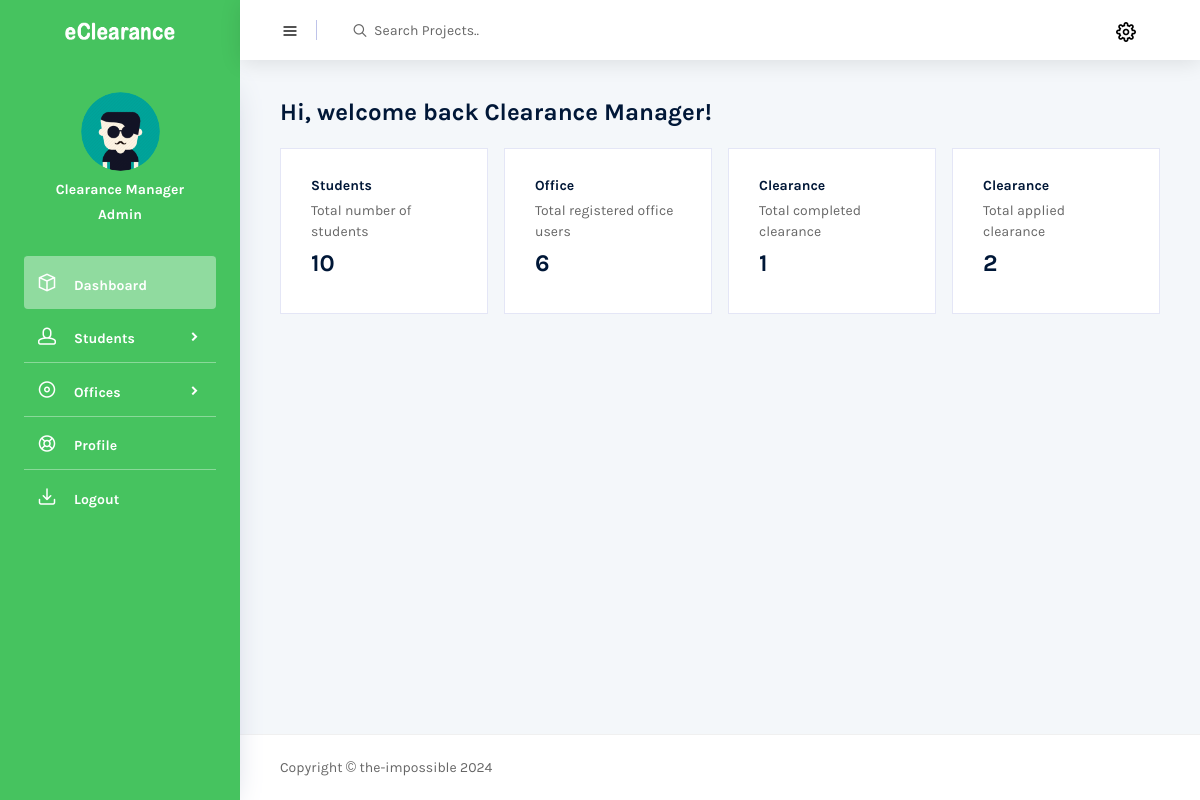
The app's page /dashboard (signed in), older data.
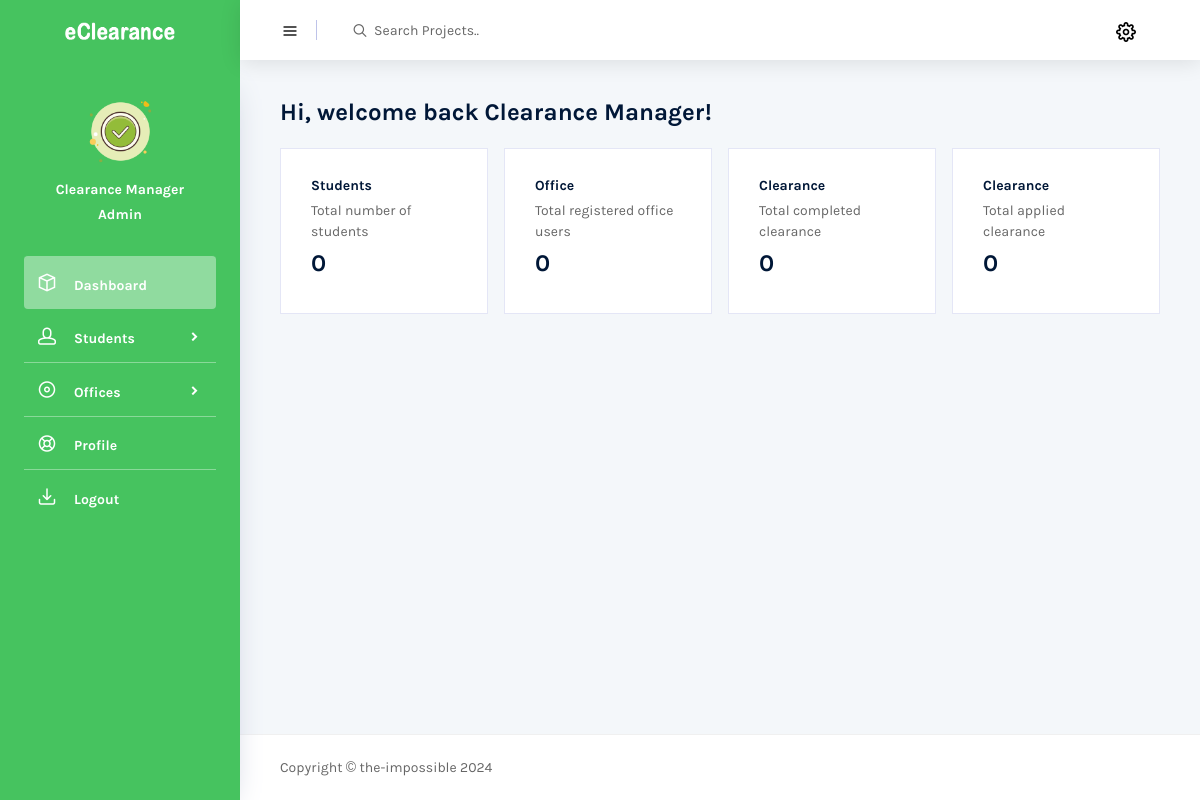
The same page, newer data.
### eClearanceAuth/models.py (models this page shows, shortened)
class User(AbstractBaseUser, PermissionsMixin):
    user_id = models.UUIDField(
        default=uuid.uuid4, primary_key=True, unique=True, editable=False)
    username = models.CharField(max_length=100, db_index=True,
                                unique=True, verbose_name='reg number', blank=True)
    passport = models.ImageField(
        default='img/user.png', upload_to='uploads/passport/', null=True)
    user_type = models.ForeignKey(
        to="UserType", on_delete=models.CASCADE, blank=True, null=True,)
    name = models.CharField(
        max_length=100, db_index=True, blank=True, null=True)
    date_joined = models.DateTimeField(
        verbose_name='date_joined', auto_now_add=True)
    last_login = models.DateTimeField(
        verbose_name='last_login', auto_now=True, null=True)
    is_active = models.BooleanField(default=True)
    is_staff = models.BooleanField(default=False)
    is_superuser = models.BooleanField(default=False)
    USERNAME_FIELD = 'username'
    REQUIRED_FIELDS = ['name',]
    objects = UserManager()
    class Meta:
        db_table = 'Users'
        verbose_name_plural = 'Users'

class UserType(models.Model):
    user_type = models.CharField(max_length=100, unique=True)
    def __str__(self):
        return self.user_type
    class Meta:
        db_table = 'user type'
        verbose_name_plural = 'user type'

### eClearanceAuth/views.py (the view, shortened to what this page needs)
# urls.py: path('dashboard', DashboardView.as_view(), name="dashboard"),
class DashboardView(LoginRequiredMixin, TemplateView):
    template_name = "backend/dashboard.html"
    def get_context_data(self, **kwargs):
        context = super().get_context_data(**kwargs)
        if self.request.user.user_type.user_type == "Admin":
            context["student"] = User.objects.filter(
                user_type=UserType.objects.get(user_type='Student')).count()
            context["office"] = User.objects.filter(
                user_type=UserType.objects.get(user_type='Office')).count()
            context["completed"] = DepartmentalClearance.objects.filter(
                is_cleared=True).count()
            context["applied"] = StudentClearance.objects.all().count()
        return context

### Templates/backend/dashboard.html (shortened to what this page needs)
{% extends 'base.html' %}
{% load static %}
{% block head %}{% include 'partials/auth_head.html' %}{% endblock head %}
{% block body %}
  <div class="container-scroller">
    {% block nav %}{% include 'partials/auth_nav.html' %}{% endblock nav %}
    <div class="container-fluid page-body-wrapper">
      {% include 'partials/auth_sidebar.html' %}
      <div class="main-panel">
        <div class="content-wrapper">
          <div class="row">
            <div class="col-sm-12 mb-4 mb-xl-0">
              <h4 class="font-weight-bold text-dark">Hi, welcome back {{ request.user.name }}!</h4>
            </div>
          </div>
          <div class="row mt-3">
            {% if request.user.user_type.user_type == "Admin" %}
            <div class="col-sm-12 col-md-3">
              <div class="card">
                <div class="card-body">
                  <h4 class="card-title">Students</h4>
                  <p>Total number of students</p>
                  <h4 class="text-dark font-weight-bold">{{student}}</h4>
                </div>
              </div>
            </div>
            <div class="col-sm-12 col-md-3">
              <div class="card">
                <div class="card-body">
                  <h4 class="card-title">Office</h4>
                  <p>Total registered office users</p>
                  <h4 class="text-dark font-weight-bold">{{office}}</h4>
                </div>
              </div>
            </div>
            <div class="col-sm-12 col-md-3">
              <div class="card">
                <div class="card-body">
                  <h4 class="card-title">Clearance</h4>
                  <p>Total completed clearance</p>
                  <h4 class="text-dark font-weight-bold">{{completed}}</h4>
                </div>
              </div>
            </div>
            <div class="col-sm-12 col-md-3">
              <div class="card">
                <div class="card-body">
                  <h4 class="card-title">Clearance</h4>
                  <p>Total applied clearance</p>
                  <h4 class="text-dark font-weight-bold">{{applied}}</h4>
                </div>
              </div>
            </div>
            {% endif %}
          </div>
        </div>
        {% block footer %}{% include 'partials/auth_footer.html' %}{% endblock footer %}
      </div>
    </div>
  </div>
{% endblock body %}

### Templates/partials/auth_sidebar.html (shortened to what this page needs)
{% load static %}
<nav class="sidebar sidebar-offcanvas" id="sidebar">
    <div class="user-profile">
      <div class="user-image">
        <img src="{{ request.user.passport.url }}">
      </div>
      <div class="user-name">
          {{ request.user.name }}
      </div>
      <div class="user-designation">
          {{ request.user.user_type }}
      </div>
    </div>
    <ul class="nav">
      <li class="nav-item">
        <a class="nav-link" href="{% url 'auth:dashboard' %}">
          <i class="icon-box menu-icon"></i>
          <span class="menu-title">Dashboard</span>
        </a>
      </li>
      {% if request.user.user_type.user_type == "Admin" %}
      <li class="nav-item">
        <a class="nav-link" data-toggle="collapse" href="#ui-basic" aria-expanded="false" aria-controls="ui-basic">
          <i class="icon-head menu-icon"></i>
          <span class="menu-title">Students</span>
          <i class="menu-arrow"></i>
        </a>
      </li>
      <li class="nav-item">
        <a class="nav-link" data-toggle="collapse" href="#ui-office" aria-expanded="false" aria-controls="ui-office">
          <i class="icon-disc menu-icon"></i>
          <span class="menu-title">Offices</span>
          <i class="menu-arrow"></i>
        </a>
      </li>
      {% endif %}
      <li class="nav-item">
        {% if request.user.user_type.user_type == "Student" %}
        <a class="nav-link"
        href="{% url 'auth:update_student_profile' request.user.pk %}">
        <i class="icon-help menu-icon"></i>
        <span class="menu-title">Profile</span>
      </a>
      {% elif request.user.user_type.user_type == "Office" %}
      <a class="nav-link"
        href="{% url 'auth:update_student_profile' request.user.pk %}">
        <i class="icon-help menu-icon"></i>
        <span class="menu-title">Profile</span>
      </a>
      {% elif request.user.user_type.user_type == "Admin" %}
      <a class="nav-link"
        href="{% url 'auth:update_student_profile' request.user.pk %}">
        <i class="icon-help menu-icon"></i>
        <span class="menu-title">Profile</span>
      </a>
      {% endif %}
      </li>
      <li class="nav-item">
        <a class="nav-link" data-toggle="modal" data-target="#basicModal" style="cursor: pointer;">
          <i class="icon-inbox menu-icon"></i>
          <span class="menu-title">Logout</span>
        </a>
      </li>
    </ul>
  </nav>

Row changes from the older to the newer data that the page shows:
changed User "Clearance Manager": user.passport: picture added in place of a placeholder
Text that changed along with them:
{{ student }}: "10" → "0"
{{ office }}: "6" → "0"
{{ completed }}: "1" → "0"
{{ applied }}: "2" → "0"
